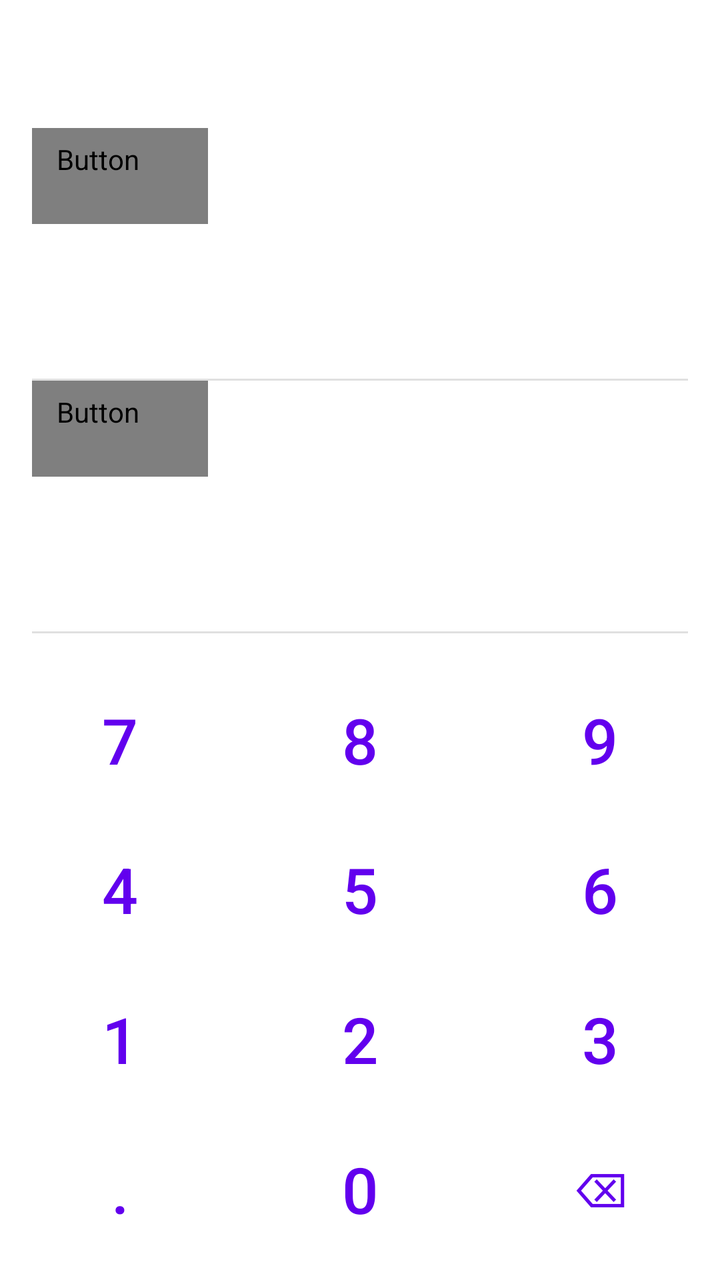
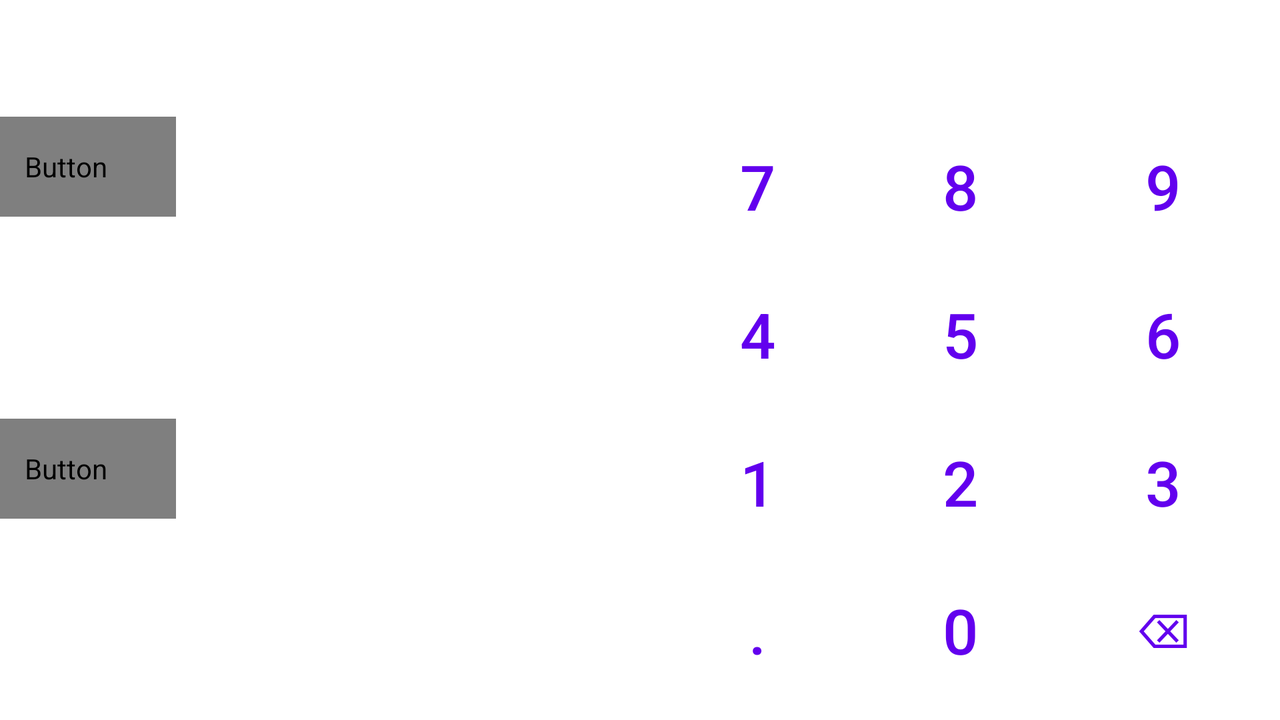

One screen, two layout resources from the same app: the default and the repository's alternative for another configuration. Each is rendered where Android would select it; the XML of both is given below.
<!-- AndroidManifest.xml: application theme AppTheme -->
<!-- res/layout/activity_change.xml -->
<?xml version="1.0" encoding="utf-8"?>
<androidx.constraintlayout.widget.ConstraintLayout xmlns:android="http://schemas.android.com/apk/res/android"
    xmlns:app="http://schemas.android.com/apk/res-auto"
    xmlns:tools="http://schemas.android.com/tools"
    android:id="@+id/parent"
    android:layout_width="match_parent"
    android:layout_height="match_parent"
    tools:context="com.vimalcvs.calculator.converter.UnitActivity">

    <com.google.android.material.tabs.TabLayout
        android:id="@+id/tab_view"
        android:layout_width="match_parent"
        android:layout_height="wrap_content"
        android:scrollbars="none"
        app:layout_constraintTop_toTopOf="parent"
        app:tabMode="scrollable"
        app:tabSelectedTextColor="?colorOnSurface" />

    <LinearLayout
        android:id="@+id/linearLayout3"
        android:layout_width="match_parent"
        android:layout_height="0dp"
        android:layout_marginHorizontal="16dp"
        android:layout_marginVertical="16dp"
        android:orientation="vertical"
        app:layout_constraintBottom_toBottomOf="@+id/guideline3"
        app:layout_constraintTop_toBottomOf="@id/tab_view">

        <LinearLayout
            android:id="@+id/linearLayout1"
            android:layout_width="match_parent"
            android:layout_height="0dp"
            android:layout_weight="1"
            android:orientation="horizontal"
            app:layout_constraintEnd_toEndOf="parent"
            app:layout_constraintStart_toStartOf="parent"
            app:layout_constraintTop_toTopOf="parent">

            <Button
                android:id="@+id/input"
                style="@style/Widget.Material3.Button.TextButton"
                android:layout_width="wrap_content"
                android:layout_height="wrap_content"
                android:layout_gravity="start"
                android:drawableEnd="@drawable/arrow_drop_down"
                android:hint="@string/choose"
                android:onClick="showInputOptions"
                android:textColor="?colorOnSurfaceVariant"
                android:textSize="16sp" />

            <TextView
                android:id="@+id/change_1"
                android:layout_width="match_parent"
                android:layout_height="match_parent"
                android:autoSizeMaxTextSize="48sp"
                android:autoSizeTextType="uniform"
                android:gravity="end|bottom"
                android:maxLines="1"
                android:textAlignment="gravity" />

        </LinearLayout>

        <com.google.android.material.divider.MaterialDivider
            android:id="@+id/materialDivider1"
            android:layout_width="match_parent"
            android:layout_height="wrap_content" />


        <LinearLayout
            android:id="@+id/linearLayout2"
            android:layout_width="match_parent"
            android:layout_height="0dp"
            android:layout_weight="1"
            android:orientation="horizontal"
            app:layout_constraintEnd_toEndOf="parent"
            app:layout_constraintStart_toStartOf="parent"
            app:layout_constraintTop_toBottomOf="@+id/materialDivider1">

            <Button
                android:id="@+id/output"
                style="@style/Widget.Material3.Button.TextButton"
                android:layout_width="wrap_content"
                android:layout_height="wrap_content"
                android:layout_gravity="start"
                android:drawableEnd="@drawable/arrow_drop_down"
                android:hint="@string/choose"
                android:onClick="showOutputOptions"
                android:textColor="?colorOnSurfaceVariant"
                android:textSize="16sp" />

            <TextView
                android:id="@+id/change_result"
                android:layout_width="match_parent"
                android:layout_height="match_parent"
                android:autoSizeMaxTextSize="48sp"
                android:autoSizeTextType="uniform"
                android:gravity="end|bottom"
                android:maxLines="1"
                android:textAlignment="gravity" />

        </LinearLayout>

        <com.google.android.material.divider.MaterialDivider
            android:id="@+id/materialDivider"
            android:layout_width="match_parent"
            android:layout_height="wrap_content" />

    </LinearLayout>


    <TableLayout
        android:id="@+id/gridlayout"
        android:layout_width="match_parent"
        android:layout_height="0dp"
        android:layout_marginBottom="8dp"
        app:layout_constraintBottom_toBottomOf="parent"
        app:layout_constraintEnd_toEndOf="parent"
        app:layout_constraintStart_toStartOf="parent"
        app:layout_constraintTop_toTopOf="@+id/guideline3">


        <TableRow
            android:layout_width="match_parent"
            android:layout_height="wrap_content"
            android:layout_weight="1">

            <com.google.android.material.button.MaterialButton
                android:id="@+id/seven"
                style="?android:attr/buttonBarButtonStyle"
                android:layout_width="0dp"
                android:layout_height="match_parent"
                android:layout_marginHorizontal="12dp"
                android:layout_marginVertical="6dp"
                android:layout_weight="1"
                android:autoSizeMaxTextSize="36sp"
                android:autoSizeTextType="uniform"
                android:text="7"
                tools:ignore="HardcodedText" />

            <com.google.android.material.button.MaterialButton
                android:id="@+id/eight"
                style="?android:attr/buttonBarButtonStyle"
                android:layout_width="0dp"
                android:layout_height="match_parent"
                android:layout_marginHorizontal="12dp"
                android:layout_marginVertical="6dp"
                android:layout_weight="1"
                android:autoSizeMaxTextSize="36sp"
                android:autoSizeTextType="uniform"
                android:text="8"
                tools:ignore="HardcodedText" />

            <com.google.android.material.button.MaterialButton
                android:id="@+id/nine"
                style="?android:attr/buttonBarButtonStyle"
                android:layout_width="0dp"
                android:layout_height="match_parent"
                android:layout_marginHorizontal="12dp"
                android:layout_marginVertical="6dp"
                android:layout_weight="1"
                android:autoSizeMaxTextSize="36sp"
                android:autoSizeTextType="uniform"
                android:text="9"
                tools:ignore="HardcodedText" />

        </TableRow>

        <TableRow
            android:layout_width="match_parent"
            android:layout_height="wrap_content"
            android:layout_weight="1">

            <com.google.android.material.button.MaterialButton
                android:id="@+id/four"
                style="?android:attr/buttonBarButtonStyle"
                android:layout_width="0dp"
                android:layout_height="match_parent"
                android:layout_marginHorizontal="12dp"
                android:layout_marginVertical="6dp"
                android:layout_weight="1"
                android:autoSizeMaxTextSize="36sp"
                android:autoSizeTextType="uniform"
                android:text="4"
                tools:ignore="HardcodedText" />

            <com.google.android.material.button.MaterialButton
                android:id="@+id/five"
                style="?android:attr/buttonBarButtonStyle"
                android:layout_width="0dp"
                android:layout_height="match_parent"
                android:layout_marginHorizontal="12dp"
                android:layout_marginVertical="6dp"
                android:layout_weight="1"
                android:autoSizeMaxTextSize="36sp"
                android:autoSizeTextType="uniform"
                android:text="5"
                tools:ignore="HardcodedText" />

            <com.google.android.material.button.MaterialButton
                android:id="@+id/six"
                style="?android:attr/buttonBarButtonStyle"
                android:layout_width="0dp"
                android:layout_height="match_parent"
                android:layout_marginHorizontal="12dp"
                android:layout_marginVertical="6dp"
                android:layout_weight="1"
                android:autoSizeMaxTextSize="36sp"
                android:autoSizeTextType="uniform"
                android:text="6"
                tools:ignore="HardcodedText" />

        </TableRow>


        <TableRow
            android:layout_width="match_parent"
            android:layout_height="wrap_content"
            android:layout_weight="1">

            <com.google.android.material.button.MaterialButton
                android:id="@+id/one"
                style="?android:attr/buttonBarButtonStyle"
                android:layout_width="0dp"
                android:layout_height="match_parent"
                android:layout_marginHorizontal="12dp"
                android:layout_marginVertical="6dp"
                android:layout_weight="1"
                android:autoSizeMaxTextSize="36sp"
                android:autoSizeTextType="uniform"
                android:text="1"
                tools:ignore="HardcodedText" />

            <com.google.android.material.button.MaterialButton
                android:id="@+id/two"
                style="?android:attr/buttonBarButtonStyle"
                android:layout_width="0dp"
                android:layout_height="match_parent"
                android:layout_marginHorizontal="12dp"
                android:layout_marginVertical="6dp"
                android:layout_weight="1"
                android:autoSizeMaxTextSize="36sp"
                android:autoSizeTextType="uniform"
                android:text="2"
                tools:ignore="HardcodedText" />

            <com.google.android.material.button.MaterialButton
                android:id="@+id/three"
                style="?android:attr/buttonBarButtonStyle"
                android:layout_width="0dp"
                android:layout_height="match_parent"
                android:layout_marginHorizontal="12dp"
                android:layout_marginVertical="6dp"
                android:layout_weight="1"
                android:autoSizeMaxTextSize="36sp"
                android:autoSizeTextType="uniform"
                android:text="3"
                tools:ignore="HardcodedText" />
        </TableRow>


        <TableRow
            android:layout_width="match_parent"
            android:layout_height="wrap_content"
            android:layout_weight="1">

            <com.google.android.material.button.MaterialButton
                android:id="@+id/dot"
                style="?android:attr/buttonBarButtonStyle"
                android:layout_width="0dp"
                android:layout_height="match_parent"
                android:layout_marginHorizontal="12dp"
                android:layout_marginVertical="6dp"
                android:layout_weight="1"
                android:autoSizeMaxTextSize="36sp"
                android:autoSizeTextType="uniform"
                android:text="."
                tools:ignore="HardcodedText" />

            <com.google.android.material.button.MaterialButton
                android:id="@+id/zero"
                style="?android:attr/buttonBarButtonStyle"
                android:layout_width="0dp"
                android:layout_height="match_parent"
                android:layout_marginHorizontal="12dp"
                android:layout_marginVertical="6dp"
                android:layout_weight="1"
                android:autoSizeMaxTextSize="36sp"
                android:autoSizeTextType="uniform"
                android:text="0"
                tools:ignore="HardcodedText" />

            <com.google.android.material.button.MaterialButton
                android:id="@+id/delete"
                style="?android:attr/buttonBarButtonStyle"
                android:layout_width="0dp"
                android:layout_height="match_parent"
                android:layout_marginHorizontal="12dp"
                android:layout_marginVertical="6dp"
                android:layout_weight="1"
                android:autoSizeMaxTextSize="24sp"
                android:autoSizeTextType="uniform"
                android:text="⌫"
                tools:ignore="HardcodedText" />
        </TableRow>

    </TableLayout>

    <androidx.constraintlayout.widget.Guideline
        android:id="@+id/guideline3"
        android:layout_width="wrap_content"
        android:layout_height="wrap_content"
        android:orientation="horizontal"
        app:layout_constraintGuide_percent="0.52" />

</androidx.constraintlayout.widget.ConstraintLayout>
<!-- resources referenced by this layout -->
<resources>
  <!-- drawable arrow_drop_down (drawable) -->
  <vector xmlns:android="http://schemas.android.com/apk/res/android"
      android:width="24dp"
      android:height="24dp"
      android:tint="?colorOnBackground"
      android:viewportWidth="24"
      android:viewportHeight="24">
      <path
          android:fillColor="@android:color/white"
          android:pathData="M7,10l5,5 5,-5z" />
  </vector>
  <string name="choose">Choose</string>
</resources>
<!-- res/layout-land/activity_change.xml (the repository's variant of the layout above) -->
<!-- drawn on the phone turned sideways -->
<?xml version="1.0" encoding="utf-8"?>
<androidx.constraintlayout.widget.ConstraintLayout xmlns:android="http://schemas.android.com/apk/res/android"
    xmlns:app="http://schemas.android.com/apk/res-auto"
    xmlns:tools="http://schemas.android.com/tools"
    android:id="@+id/parent"
    android:layout_width="match_parent"
    android:layout_height="match_parent"
    tools:context="com.vimalcvs.calculator.converter.UnitActivity">

    <com.google.android.material.tabs.TabLayout
        android:id="@+id/tab_view"
        android:layout_width="match_parent"
        android:layout_height="wrap_content"
        android:scrollbars="none"
        app:layout_constraintTop_toTopOf="parent"
        app:tabMode="scrollable"
        app:tabSelectedTextColor="?colorOnSurface" />

    <TextView
        android:id="@+id/change_1"
        android:layout_width="0dp"
        android:layout_height="80dp"
        android:autoSizeTextType="uniform"
        android:background="?colorSurfaceVariant"
        android:gravity="end|center"
        android:maxLines="1"
        android:textAlignment="textEnd"
        app:layout_constraintBottom_toTopOf="@+id/output"
        app:layout_constraintEnd_toStartOf="@+id/guideline5"
        app:layout_constraintHorizontal_bias="0.5"
        app:layout_constraintStart_toStartOf="parent"
        app:layout_constraintTop_toBottomOf="@+id/input" />

    <Button
        android:id="@+id/input"
        style="@style/Widget.Material3.Button.TextButton"
        android:layout_width="wrap_content"
        android:layout_height="50dp"
        android:drawableEnd="@drawable/arrow_drop_down"
        android:hint="@string/choose"
        android:onClick="showInputOptions"
        android:textColor="?colorOnSurfaceVariant"
        app:layout_constraintBottom_toTopOf="@+id/change_1"
        app:layout_constraintStart_toStartOf="parent"
        app:layout_constraintTop_toBottomOf="@+id/tab_view" />

    <Button
        android:id="@+id/output"
        style="@style/Widget.Material3.Button.TextButton"
        android:layout_width="wrap_content"
        android:layout_height="50dp"
        android:drawableEnd="@drawable/arrow_drop_down"
        android:hint="@string/choose"
        android:onClick="showOutputOptions"
        android:textColor="?colorOnSurfaceVariant"
        app:layout_constraintBottom_toTopOf="@+id/change_result"
        app:layout_constraintStart_toStartOf="parent"
        app:layout_constraintTop_toBottomOf="@+id/change_1" />


    <TextView
        android:id="@+id/change_result"
        android:layout_width="0dp"
        android:layout_height="80dp"
        android:autoSizeTextType="uniform"
        android:background="?colorSurfaceVariant"
        android:gravity="end|center"
        android:maxLines="1"
        android:textAlignment="textEnd"
        app:layout_constraintBottom_toBottomOf="parent"
        app:layout_constraintEnd_toStartOf="@+id/guideline5"
        app:layout_constraintHorizontal_bias="0.5"
        app:layout_constraintStart_toStartOf="parent"
        app:layout_constraintTop_toBottomOf="@+id/output" />

    <TableLayout
        android:id="@+id/gridlayout"
        android:layout_width="0dp"
        android:layout_height="0dp"
        android:layout_margin="8dp"
        app:layout_constraintBottom_toBottomOf="parent"
        app:layout_constraintEnd_toEndOf="parent"
        app:layout_constraintStart_toStartOf="@+id/guideline5"
        app:layout_constraintTop_toBottomOf="@+id/tab_view">


        <TableRow
            android:layout_width="match_parent"
            android:layout_height="wrap_content"
            android:layout_weight="1">

            <com.google.android.material.button.MaterialButton
                android:id="@+id/seven"
                style="?android:attr/buttonBarButtonStyle"
                android:layout_width="0dp"
                android:layout_height="match_parent"
                android:layout_marginHorizontal="12dp"
                android:layout_marginVertical="6dp"
                android:layout_weight="1"
                android:autoSizeMaxTextSize="36sp"
                android:autoSizeTextType="uniform"
                android:text="7"
                tools:ignore="HardcodedText" />

            <com.google.android.material.button.MaterialButton
                android:id="@+id/eight"
                style="?android:attr/buttonBarButtonStyle"
                android:layout_width="0dp"
                android:layout_height="match_parent"
                android:layout_marginHorizontal="12dp"
                android:layout_marginVertical="6dp"
                android:layout_weight="1"
                android:autoSizeMaxTextSize="36sp"
                android:autoSizeTextType="uniform"
                android:text="8"
                tools:ignore="HardcodedText" />

            <com.google.android.material.button.MaterialButton
                android:id="@+id/nine"
                style="?android:attr/buttonBarButtonStyle"
                android:layout_width="0dp"
                android:layout_height="match_parent"
                android:layout_marginHorizontal="12dp"
                android:layout_marginVertical="6dp"
                android:layout_weight="1"
                android:autoSizeMaxTextSize="36sp"
                android:autoSizeTextType="uniform"
                android:text="9"
                tools:ignore="HardcodedText" />

        </TableRow>

        <TableRow
            android:layout_width="match_parent"
            android:layout_height="wrap_content"
            android:layout_weight="1">

            <com.google.android.material.button.MaterialButton
                android:id="@+id/four"
                style="?android:attr/buttonBarButtonStyle"
                android:layout_width="0dp"
                android:layout_height="match_parent"
                android:layout_marginHorizontal="12dp"
                android:layout_marginVertical="6dp"
                android:layout_weight="1"
                android:autoSizeMaxTextSize="36sp"
                android:autoSizeTextType="uniform"
                android:text="4"
                tools:ignore="HardcodedText" />

            <com.google.android.material.button.MaterialButton
                android:id="@+id/five"
                style="?android:attr/buttonBarButtonStyle"
                android:layout_width="0dp"
                android:layout_height="match_parent"
                android:layout_marginHorizontal="12dp"
                android:layout_marginVertical="6dp"
                android:layout_weight="1"
                android:autoSizeMaxTextSize="36sp"
                android:autoSizeTextType="uniform"
                android:text="5"
                tools:ignore="HardcodedText" />

            <com.google.android.material.button.MaterialButton
                android:id="@+id/six"
                style="?android:attr/buttonBarButtonStyle"
                android:layout_width="0dp"
                android:layout_height="match_parent"
                android:layout_marginHorizontal="12dp"
                android:layout_marginVertical="6dp"
                android:layout_weight="1"
                android:autoSizeMaxTextSize="36sp"
                android:autoSizeTextType="uniform"
                android:text="6"
                tools:ignore="HardcodedText" />

        </TableRow>


        <TableRow
            android:layout_width="match_parent"
            android:layout_height="wrap_content"
            android:layout_weight="1">

            <com.google.android.material.button.MaterialButton
                android:id="@+id/one"
                style="?android:attr/buttonBarButtonStyle"
                android:layout_width="0dp"
                android:layout_height="match_parent"
                android:layout_marginHorizontal="12dp"
                android:layout_marginVertical="6dp"
                android:layout_weight="1"
                android:autoSizeMaxTextSize="36sp"
                android:autoSizeTextType="uniform"
                android:text="1"
                tools:ignore="HardcodedText" />

            <com.google.android.material.button.MaterialButton
                android:id="@+id/two"
                style="?android:attr/buttonBarButtonStyle"
                android:layout_width="0dp"
                android:layout_height="match_parent"
                android:layout_marginHorizontal="12dp"
                android:layout_marginVertical="6dp"
                android:layout_weight="1"
                android:autoSizeMaxTextSize="36sp"
                android:autoSizeTextType="uniform"
                android:text="2"
                tools:ignore="HardcodedText" />

            <com.google.android.material.button.MaterialButton
                android:id="@+id/three"
                style="?android:attr/buttonBarButtonStyle"
                android:layout_width="0dp"
                android:layout_height="match_parent"
                android:layout_marginHorizontal="12dp"
                android:layout_marginVertical="6dp"
                android:layout_weight="1"
                android:autoSizeMaxTextSize="36sp"
                android:autoSizeTextType="uniform"
                android:text="3"
                tools:ignore="HardcodedText" />
        </TableRow>


        <TableRow
            android:layout_width="match_parent"
            android:layout_height="wrap_content"
            android:layout_weight="1">

            <com.google.android.material.button.MaterialButton
                android:id="@+id/dot"
                style="?android:attr/buttonBarButtonStyle"
                android:layout_width="0dp"
                android:layout_height="match_parent"
                android:layout_marginHorizontal="12dp"
                android:layout_marginVertical="6dp"
                android:layout_weight="1"
                android:autoSizeMaxTextSize="36sp"
                android:autoSizeTextType="uniform"
                android:text="."
                tools:ignore="HardcodedText" />

            <com.google.android.material.button.MaterialButton
                android:id="@+id/zero"
                style="?android:attr/buttonBarButtonStyle"
                android:layout_width="0dp"
                android:layout_height="match_parent"
                android:layout_marginHorizontal="12dp"
                android:layout_marginVertical="6dp"
                android:layout_weight="1"
                android:autoSizeMaxTextSize="36sp"
                android:autoSizeTextType="uniform"
                android:text="0"
                tools:ignore="HardcodedText" />

            <com.google.android.material.button.MaterialButton
                android:id="@+id/delete"
                style="?android:attr/buttonBarButtonStyle"
                android:layout_width="0dp"
                android:layout_height="match_parent"
                android:layout_marginHorizontal="12dp"
                android:layout_marginVertical="6dp"
                android:layout_weight="1"
                android:autoSizeMaxTextSize="24sp"
                android:autoSizeTextType="uniform"
                android:text="⌫"
                tools:ignore="HardcodedText" />
        </TableRow>

    </TableLayout>

    <androidx.constraintlayout.widget.Guideline
        android:id="@+id/guideline3"
        android:layout_width="wrap_content"
        android:layout_height="wrap_content"
        android:orientation="horizontal"
        app:layout_constraintGuide_percent="0.5" />

    <androidx.constraintlayout.widget.Guideline
        android:id="@+id/guideline5"
        android:layout_width="wrap_content"
        android:layout_height="wrap_content"
        android:orientation="vertical"
        app:layout_constraintGuide_percent="0.5" />

</androidx.constraintlayout.widget.ConstraintLayout>
